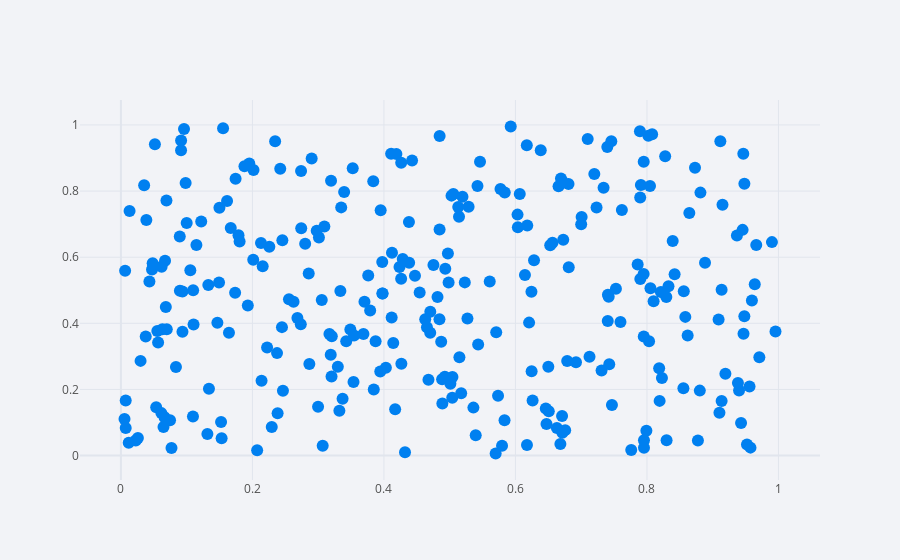

The notebook cell saved with this chart:
### Code cell
df.iplot(x = 'a' ,y = 'b',mode = 'markers', )

### Figure 1 — Plotly figure (JSON) as saved in the notebook; plotly's stock layout.template omitted (floating-point values rounded to 4 significant figures; data arrays with more than 128 entries replaced by an {"elided": "..."} marker saying what was removed)
{"data": [{"line": {"color": "rgba(0, 128, 240, 1.0)", "dash": "solid", "shape": "linear", "width": 1.3}, "marker": {"size": 12, "symbol": "circle"}, "mode": "markers", "name": "b", "text": "", "type": "scatter", "x": {"elided": "300 float values"}, "y": {"elided": "300 float values"}}], "layout": {"legend": {"bgcolor": "#F2F3F7", "font": {"color": "#505050"}}, "paper_bgcolor": "#F2F3F7", "plot_bgcolor": "#F2F3F7", "title": {"font": {"color": "#484848"}}, "xaxis": {"gridcolor": "#E1E5ED", "showgrid": true, "tickfont": {"color": "#505050"}, "title": {"font": {"color": "#505050"}, "text": ""}, "zerolinecolor": "#E1E5ED"}, "yaxis": {"gridcolor": "#E1E5ED", "showgrid": true, "tickfont": {"color": "#505050"}, "title": {"font": {"color": "#505050"}, "text": ""}, "zerolinecolor": "#E1E5ED"}}}
